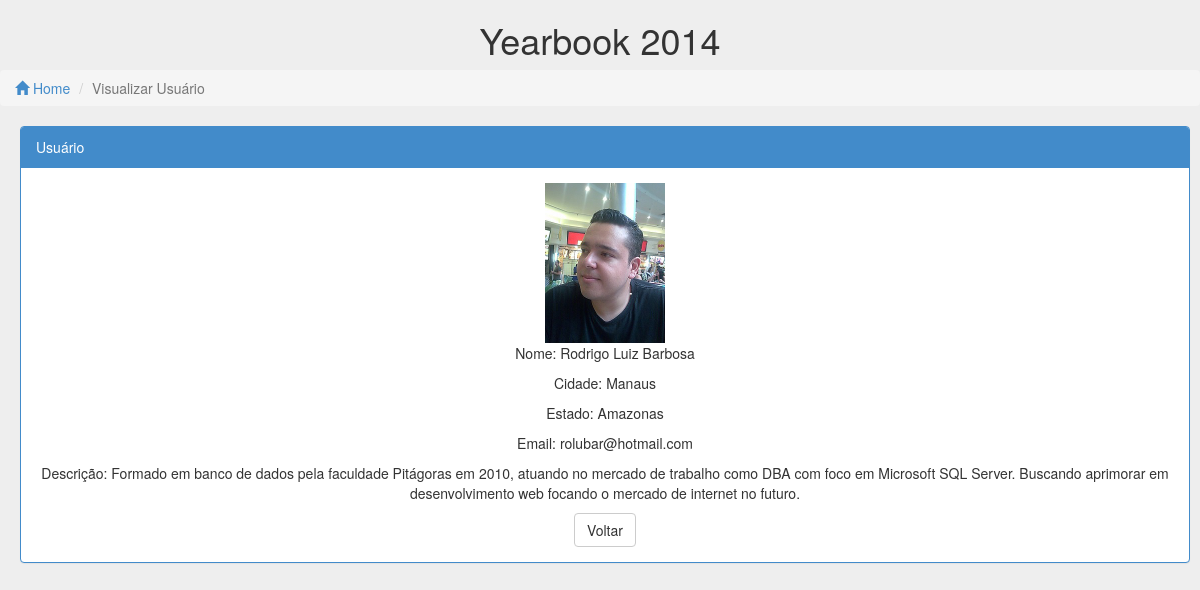
The app's page /html/usuarioVisualizar.php?login=RBarbosa (signed in) with its own data.
### tables this page shows
CREATE TABLE IF NOT EXISTS `participantes` (
  `login` varchar(20) NOT NULL,
  `senha` varchar(50) NOT NULL,
  `nomeCompleto` varchar(50) NOT NULL,
  `arquivoFoto` varchar(50) NOT NULL,
  `cidade` int(11) NOT NULL,
  `email` varchar(50) NOT NULL,
  `descricao` varchar(5000) NOT NULL,
  `tipo` int(11) NOT NULL DEFAULT '0',
  PRIMARY KEY (`login`)
);

CREATE TABLE IF NOT EXISTS `cidades` (
  `idCidade` int(11) NOT NULL AUTO_INCREMENT,
  `idEstado` int(11) NOT NULL,
  `nomeCidade` varchar(70) NOT NULL,
  PRIMARY KEY (`idCidade`)
);

CREATE TABLE IF NOT EXISTS `estados` (
  `idEstado` int(11) NOT NULL AUTO_INCREMENT,
  `sigaEstado` char(2) NOT NULL,
  `nomeEstado` varchar(50) NOT NULL,
  PRIMARY KEY (`idEstado`),
  UNIQUE KEY `sigaEstado` (`sigaEstado`)
);

### html/usuarioVisualizar.php (the view, shortened to what this page needs)
<!DOCTYPE html>
<html lang="pt">
<head>
    <link rel="stylesheet" type="text/css" href="../css/membros.css">
    <link href="../css/bootstrap.min.css" rel="stylesheet">
</head>
    <body>
        <div id="header" class="row">
            <center><h1>Yearbook 2014</h1></center>
        </div>
        <div id=nav>
            <ol class="breadcrumb">
                <li><a href="javascript:history.back(-1);"><span class="glyphicon glyphicon-home"></span>   Home</a> <span class="divider"></span></li>
                <li class="active">Visualizar Usuário</li>
            </ol>
        </div>
        <div class="grid-form myItem">
        <div class="panel panel-primary myPanel">
        <div class="panel-heading">Usuário</div>
        <div class="panel-body">
        <center>
            <?php
    if (!empty($_GET)) {
        $login = $_GET['login'];
        $pdo = Database::connect();
        $sql = 'SELECT * FROM participantes';
        foreach ($pdo->query($sql) as $row) {
            if($row['login'] == $login) {
                ?>
                <div class="row">
                    <div class="col-md-12">
                        <img src="../img/<?= $row['arquivoFoto'] ?>" alt="<?= $row['nomeCompleto']?>" class="imagemGrande"/>
                    </div>
                </div>
                <div class="row">
                    <div class="col-md-12">
                        <p>Nome: <?= $row['nomeCompleto'] ?></p>
                    </div>
                </div>
                <?php
                    $sql2 = 'SELECT * FROM cidades';
                    foreach ($pdo->query($sql2) as $cidade) {
                    if ($row['cidade'] == $cidade['idCidade']) {
                        ?>
                        <div class="row">
                            <div class="col-md-12">
                                <p>Cidade: <?= $cidade['nomeCidade'] ?></p>
                            </div>
                        </div>
                        <?php
                        $sql3 = 'SELECT * FROM estados';
                        foreach ($pdo->query($sql3) as $estado) {
                            if ($cidade['idEstado'] == $estado['idEstado']) {
                            ?>
                                <div class="row">
                                    <div class="col-md-12">
                                        <p>Estado: <?= $estado['nomeEstado'] ?></p>
                                    </div>
                                </div>
                            <?php
                                break;
                            }
                        }
                        break;
                    }
                }
                ?>
                <div class="row">
                    <div class="col-md-12">
                        <p>Email: <?=$row['email']?></p>
                        </div>
                    </div>
                <div class="row">
                    <div class="col-md-12">
                        <p>Descrição: <?= $row['descricao'] ?></p>
                        </div>
                    </div>
                <div class="row">
                    <div class="col-md-12">
                        <button class="btn btn-default" onClick="javascript:history.back(-1)">Voltar</button>
                        </div>
                    </div>
                <?php
            }
        }
    }?>
        </center>
        </div>
        </div>
        </div>
    </body>
</html>

### css/membros.css (style rules this page uses)
body { padding-bottom: 40px; background-color: #eee; }
.imagemGrande { width: 120px; height: 160px; }

### html/usuarioVisualizar.php (style rules this page uses)
body { padding-top: 0px; padding-bottom: 40px; padding-left: 0px; background-color: #eee; }
.myItem { padding-left: 10px; }
.myPanel { margin: 10px; }

### records on screen
participantes: arquivoFoto (picture), nomeCompleto "Rodrigo Luiz Barbosa", email "rolubar@hotmail.com", descricao "Formado em banco de dados pela faculdade Pitágoras em 2010, atuando no mercado de trabalho como DBA com foco em Microsoft SQL Server. Buscando aprimorar em desenvolvimento web focando o mercado de internet no futuro."
cidades: nomeCidade "Manaus"
estados: nomeEstado "Amazonas"
